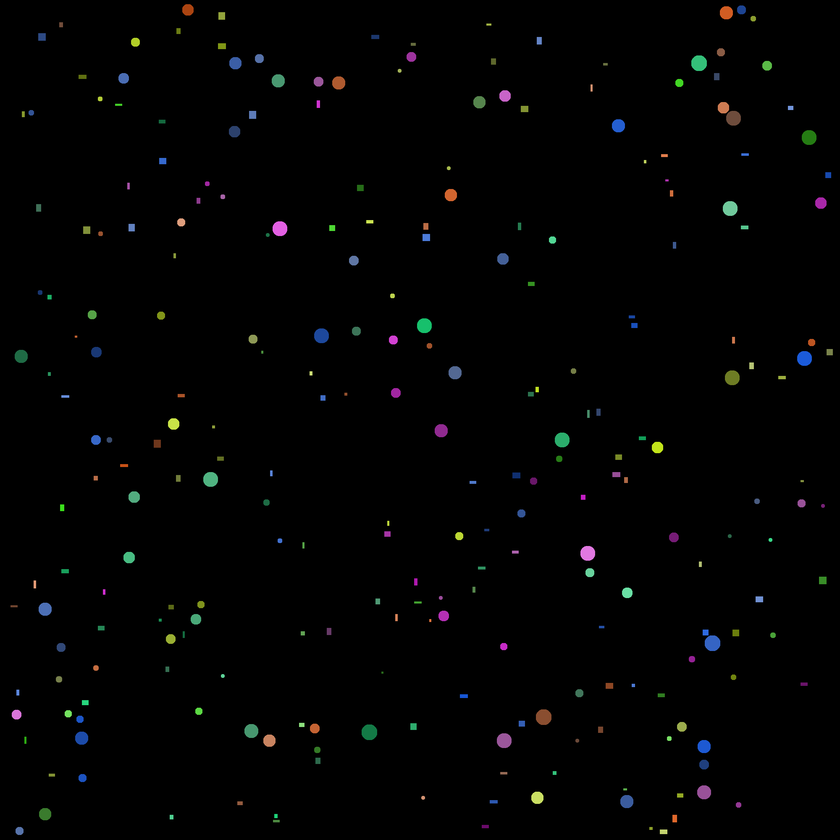
#> input picture Task6/balls_and_rects.png, 840 x 840 px, shrunk from 2000 x 2000 before the run
$ python ballsNrects.py
#> lines starting #> are read from the running program, lines starting #| are printed output that depends on the picture; after the words box and inside, x2 and y2 are one past the last pixel; in counts of white or black regions, pixels touching at a corner belong together; long printed decimals are rounded
import matplotlib.pyplot as plt
from skimage.measure import label, regionprops
import numpy as np
from skimage import color

image = plt.imread("balls_and_rects.png")
#> image is the input picture: shape (840, 840, 3) float32; mean R, G, B 0.00815, 0.00929, 0.00893
binary = image.copy()[:, :, 0]
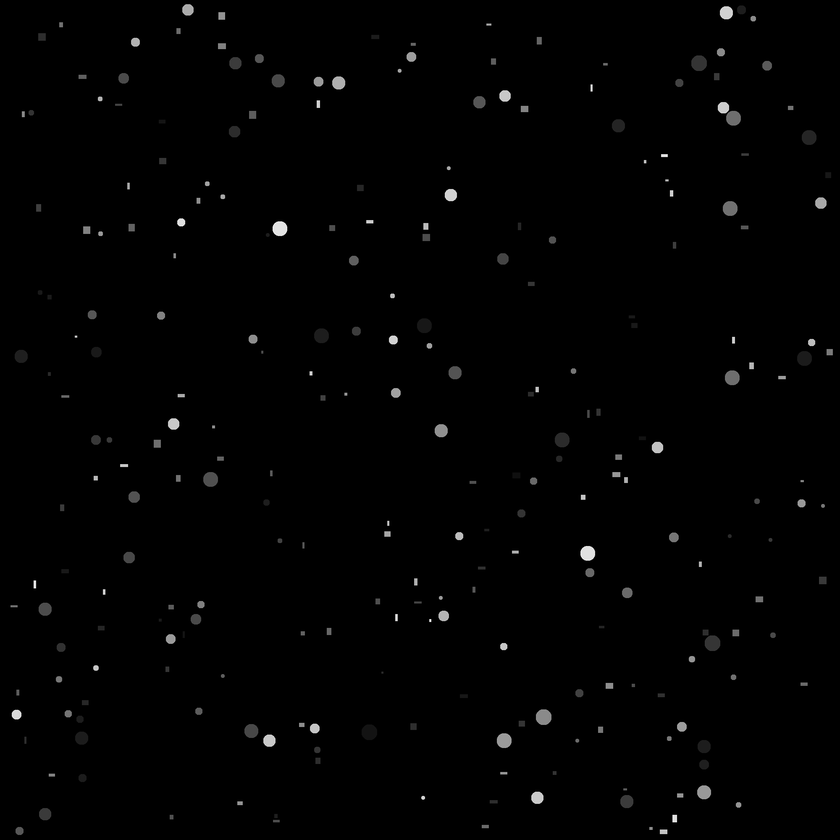
#> binary: shape (840, 840) float32; min 0, max 1, mean 0.00815
binary[binary > 0] = 1
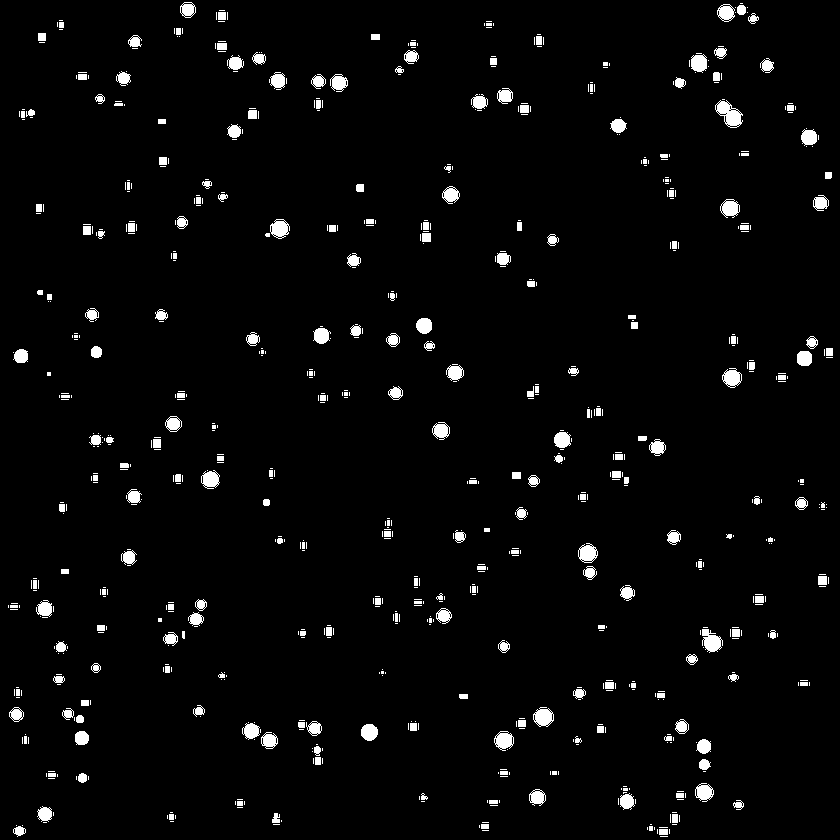
#> binary: shape (840, 840) float32; values 0 (black) and 1 (white), 3.2% white; 783 white regions (543 under 20 px), largest, box (x1, y1, x2, y2) and area: (715, 100, 743, 128) 411, (702, 629, 723, 653) 318, (533, 707, 554, 727) 283
image = color.rgb2hsv(image)[:, :, 0]
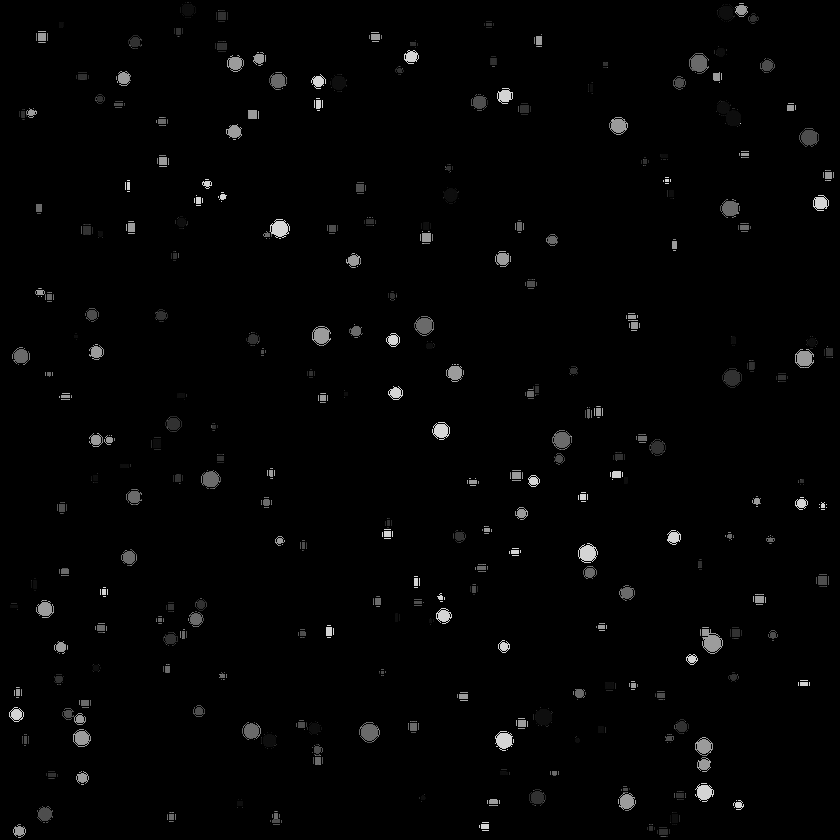
#> image: shape (840, 840) float32; min 0, max 0.833, mean 0.0147

labeled = label(binary)
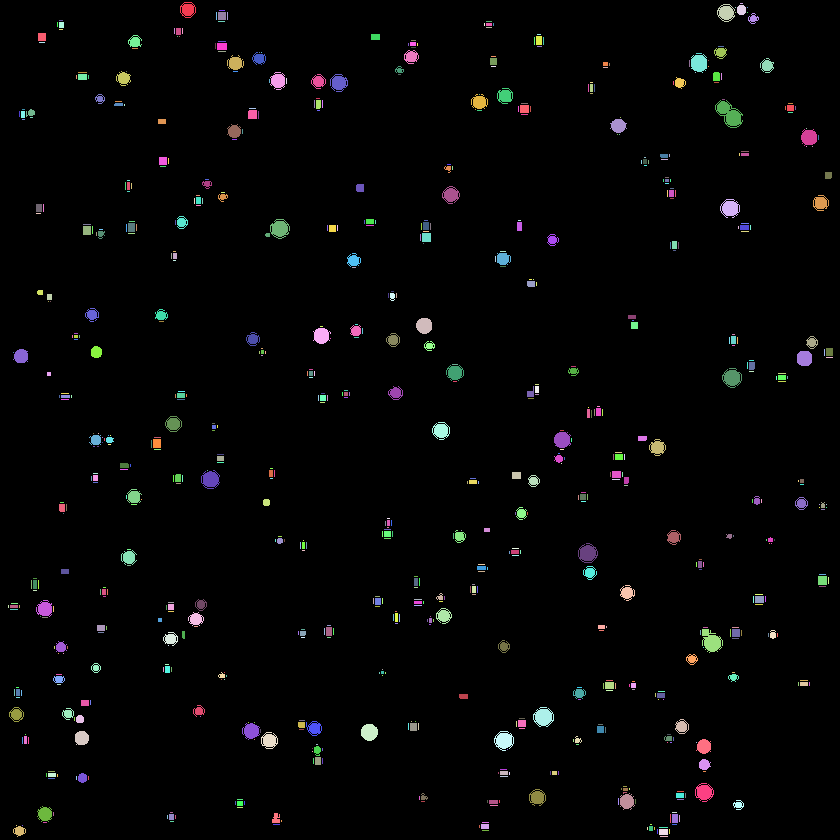
#> labeled: shape (840, 840) int64; 784 distinct labels, from 0 to 783; one colour per label, 0 black
print("Total shapes: ", np.max(labeled))
#| Total shapes:  783

colors = []

for region in regionprops(labeled):
    bb = region.bbox
    region_color = np.max(image[bb[0]:bb[2], bb[1]:bb[3]])
    colors.append(region_color)
#> this loop made 783 passes
#> (bb, region_color) on passes 1 to 3: ((2, 180, 18, 196), 0.167), ((3, 740, 4, 743), 0.667), ((4, 717, 22, 735), 0.167)
#> after the loop, colors = 783 values, max 0.833 at index 48, min 0 at index 13, mean 0.391

colors.sort()

plt.figure()
plt.plot(np.diff(colors), 'o')

diffs = np.diff(colors)
#> diffs = 782 values, max 0.167 at index 689, min 0 at index 0, mean 0.00107
diffs = diffs[diffs > 0.05]
#> diffs = [0.0575, 0.0833, 0.0556, 0.0556, 0.0833, 0.167]

ranged_colors = [colors[0]]
#> ranged_colors = [0]
for diff in diffs:
    ranged_colors.append(ranged_colors[-1] + diff)
#> this loop made 6 passes
#> diff on passes 1 to 6: 0.0575, 0.0833, 0.0556, 0.0556, 0.0833, 0.167
#> after the loop, ranged_colors = [0, 0.0575, 0.141, 0.196, 0.252, 0.335, 0.502]

# print(colors)
# print(diffs)
# print(ranged_colors)

figures = {
    'circle': 0,
    'rectangle': 0
}

figures_colors = {
    'circle': {},
    'rectangle': {}
}

for region in regionprops(labeled):
    bb = region.bbox
    figure = ''
    if region.extent == 1:
        figure = 'rectangle'
    else:
        figure = 'circle'
    region_color = np.max(image[bb[0]:bb[2], bb[1]:bb[3]])
    ret_color = min(ranged_colors, key=lambda x: abs(region_color - x))
    if ret_color not in figures_colors[figure].keys():
        figures_colors[figure][ret_color] = 1
    else:
        figures_colors[figure][ret_color] += 1
    figures[figure] += 1
#> this loop made 783 passes
#> (bb, figure, region_color, ret_color) on passes 1 to 12: ((2, 180, 18, 196), 'circle', 0.167, 0.141), ((3, 740, 4, 743), 'rectangle', 0.667, 0.502), ((4, 717, 22, 735), 'circle', 0.167, 0.141), ((5, 737, 15, 746), 'circle', 0.615, 0.502), ((7, 735, 8, 736), 'rectangle', 0.667, 0.502), ((7, 747, 8, 748), 'rectangle', 0.667, 0.502), ((10, 219, 11, 225), 'rectangle', 0.167, 0.141), ((12, 216, 20, 217), 'rectangle', 0.167, 0.141), ((12, 218, 20, 226), 'rectangle', 0.194, 0.196), ((12, 227, 20, 228), 'rectangle', 0.167, 0.141), ((12, 735, 13, 736), 'rectangle', 0.667, 0.502), ((12, 747, 13, 748), 'rectangle', 0.667, 0.502)
#> figure on passes 61 to 66: 'rectangle', 'rectangle', 'rectangle', 'circle', 'rectangle', 'rectangle'
#> after the loop, figures = {'circle': 142, 'rectangle': 641}; figures_colors = 2 items

print("Figures: ", figures)
#| Figures:  {'circle': 142, 'rectangle': 641}
print("Figures by colors: ", figures_colors)
#| Figures by colors:  {'circle': {0.1408: 14, 0.5019: 86, 0.2519: 3, 0.3352: 33, 0.05747: 3, 0.1964: 3}, 'rectangle': {0.5019: 230, 0.1408: 119, 0.1964: 25, 0.0: 76, 0.05747: 30, 0.2519: 46, 0.3352: 115}}

plt.figure()
plt.imshow(image, cmap="gray")
plt.show()
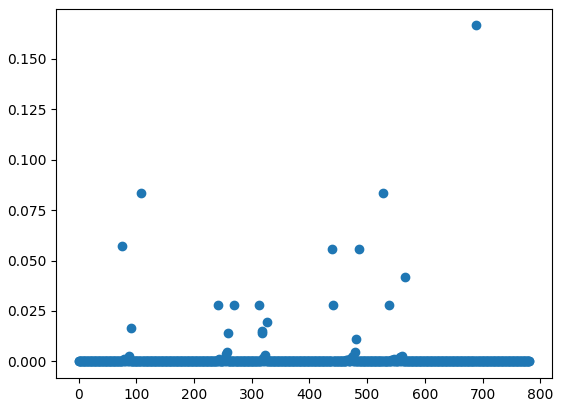
#> figure drawn by matplotlib, 1 panel; curve peaks at x = 689, y = 0.167
